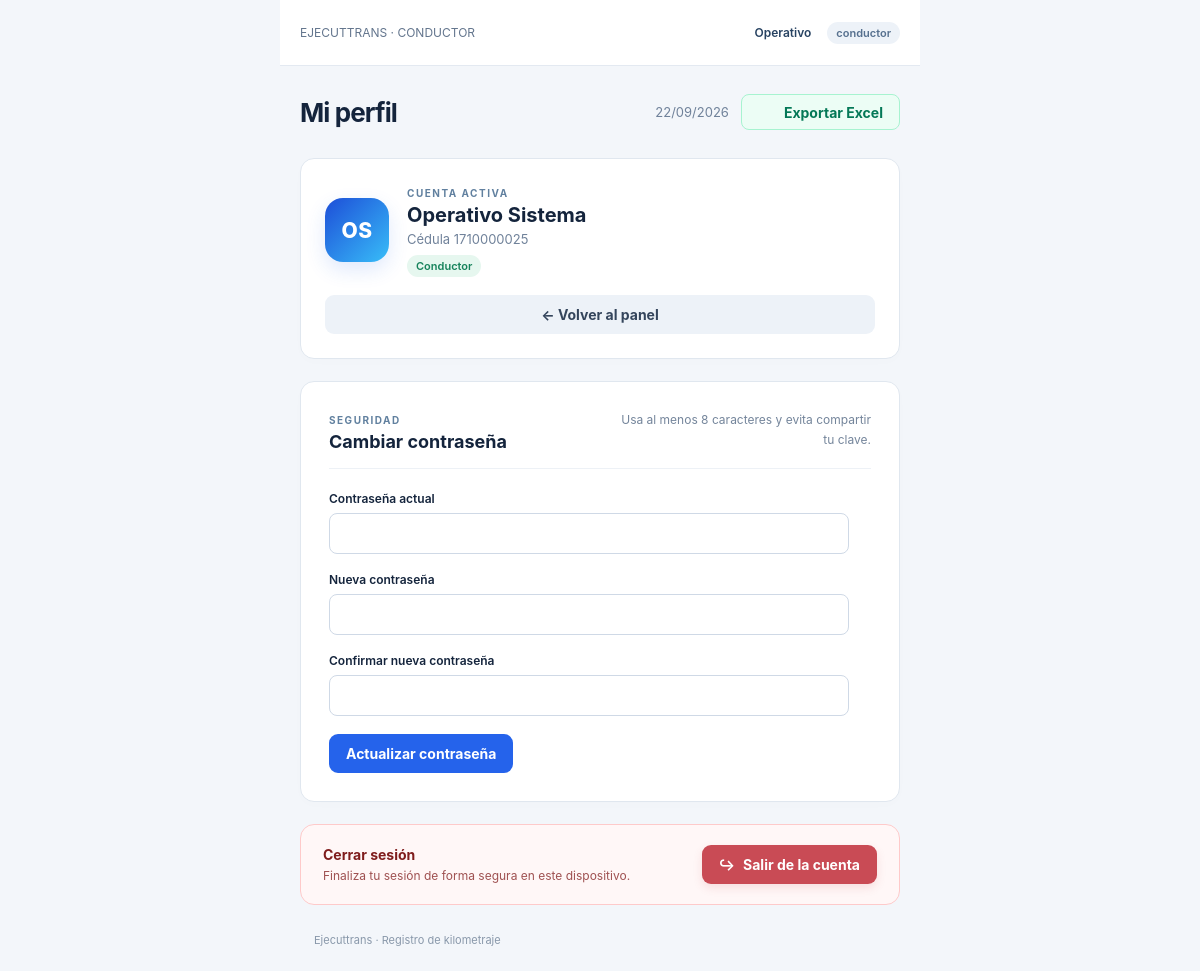
Screenshot of /App/conductor/perfil.php (signed in) with the database file from the repository.
### tables this page shows
CREATE TABLE usuario (
 id INT AUTO_INCREMENT PRIMARY KEY, cedula VARCHAR(10) NOT NULL UNIQUE,
 nombres VARCHAR(100) NOT NULL, apellidos VARCHAR(100) NOT NULL,
 rol ENUM('admin','secretaria','conductor') NOT NULL,
 password_hash VARCHAR(255) NOT NULL, activo BOOLEAN NOT NULL DEFAULT 1
);

### Config/bootstrap.php (called while the page is built, shortened)
<?php
require_once __DIR__ . '/conexion.php';
require_once __DIR__ . '/rutas.php';
function e($value): string { return htmlspecialchars((string)$value, ENT_QUOTES, 'UTF-8'); }
function usuarioActual(): ?array {
    global $conexion;
    $s = $conexion->prepare('SELECT id, cedula, nombres, apellidos, rol, activo FROM usuario WHERE id=? AND activo=1');
    $s->execute([$_SESSION['usuario_id'] ?? 0]); return $s->fetch() ?: null;
}
function exigirAcceso(array $roles, bool $api = false): array {
    $u = usuarioActual();
    return $u;
}
function csrf(): string { return $_SESSION['csrf'] ??= bin2hex(random_bytes(32)); }

### Config/rutas.php (called while the page is built)
<?php
function obtenerRutaInicio(string $rol): ?string {
    return match ($rol) {
        'admin', 'secretaria' => 'Web/admin/dashboard.php',
        'conductor' => 'App/conductor/dashboard.php',
        default => null,
    };
}

### App/conductor/perfil.php (the view, shortened to what this page needs)
<?php
require_once __DIR__.'/../../Config/bootstrap.php';
require_once __DIR__.'/../../Config/vista.php';
$u=exigirAcceso(['admin','secretaria','conductor']);
$iniciales=mb_strtoupper(mb_substr(trim($u['nombres']),0,1).mb_substr(trim($u['apellidos']),0,1));
cabecera('Mi perfil',$u,'perfil',false);
?>
<div class="profile-stack">
<section class="panel profile-summary"><div class="profile-avatar" aria-hidden="true"><?= e($iniciales) ?></div><div class="profile-identity"><span class="profile-label">CUENTA ACTIVA</span><h2><?= e($u['nombres'].' '.$u['apellidos']) ?></h2><p class="muted">Cédula <?= e($u['cedula']) ?></p><span class="badge green"><?= e(ucfirst($u['rol'])) ?></span></div><a class="button secondary profile-back" href="/<?= e(obtenerRutaInicio($u['rol'])) ?>">← Volver al panel</a></section>
<section class="panel profile-security"><div class="profile-section-heading"><div><span class="profile-label">SEGURIDAD</span><h2>Cambiar contraseña</h2></div><p class="hint">Usa al menos 8 caracteres y evita compartir tu clave.</p></div><form id="perfilForm"><input type="hidden" name="csrf" value="<?= e(csrf()) ?>"><div class="field"><label for="actual">Contraseña actual</label><input id="actual" type="password" name="actual" required autocomplete="current-password"></div><div class="field"><label for="nueva">Nueva contraseña</label><input id="nueva" type="password" name="nueva" minlength="8" maxlength="72" required autocomplete="new-password"></div><div class="field"><label for="confirmacion">Confirmar nueva contraseña</label><input id="confirmacion" type="password" name="confirmacion" minlength="8" maxlength="72" required autocomplete="new-password"></div><div id="mensaje" class="message" role="status"></div><button>Actualizar contraseña</button></form></section>
<section class="logout-panel"><div><strong>Cerrar sesión</strong><p>Finaliza tu sesión de forma segura en este dispositivo.</p></div><a class="button logout-button" href="/auth/logout.php"><span aria-hidden="true">↪</span> Salir de la cuenta</a></section>
</div>
<?php pie(); ?>

### Config/vista.php (shortened to what this page needs)
<?php
function iconoMenu(string $nombre): string {
    $trazos = [
        'dashboard' => '<path d="M3 3v18h18M7 14l4-4 4 3 6-8"/>',
        'recorridos' => '<circle cx="12" cy="12" r="9"/><path d="M12 7v5l3 2"/>',
        'buses' => '<rect x="5" y="3" width="14" height="16" rx="3"/><path d="M5 11h14M8 19v2m8-2v2M9 15h.01M15 15h.01"/>',
        'rutas' => '<circle cx="6" cy="5" r="2"/><circle cx="18" cy="19" r="2"/><path d="M8 5h8a4 4 0 0 1 0 8H8a3 3 0 0 0 0 6h8"/>',
        'usuarios' => '<circle cx="9" cy="7" r="3"/><path d="M3 21v-3a6 6 0 0 1 12 0v3M16 4a3 3 0 0 1 0 6m2 4a5 5 0 0 1 3 4v3"/>',
        'perfil' => '<circle cx="12" cy="7" r="4"/><path d="M4 21v-2a8 8 0 0 1 16 0v2"/>',
        'app' => '<rect x="6" y="2" width="12" height="20" rx="2"/><path d="M11 18h2"/>',
        'excel' => '<path d="M14 2H5a2 2 0 0 0-2 2v16a2 2 0 0 0 2 2h14a2 2 0 0 0 2-2V9zM14 2v7h7M7 12l5 7m0-7-5 7M16 13h2m-2 4h2"/>',
        'salir' => '<path d="M9 3H3v18h6m6-14 5 5-5 5M8 12h12"/>',
    ];
    return '<svg class="nav-icon" viewBox="0 0 24 24" fill="none" stroke="currentColor" stroke-width="2" stroke-linecap="round" stroke-linejoin="round" aria-hidden="true">'.($trazos[$nombre] ?? '').'</svg>';
}
function cabecera(string $titulo, array $u, string $modulo='', bool $mostrarSalida=true): void { ?>
<!doctype html><html lang="es"><head><script src="https://cdn.tailwindcss.com"></script><link rel="stylesheet" href="/Assets/css/app.css"><link rel="stylesheet" href="/Assets/css/layout.css"></head>
<body><div class="shell <?= $modulo==='perfil'?'profile-page':'' ?> <?= $u['rol']==='conductor' ? 'driver-shell' : 'admin-shell' ?>">
<div class="workspace"><header class="topbar"><div class="topbar-start"><?php if($u['rol']!=='conductor'): ?><button type="button" class="sidebar-toggle" id="sidebarToggle" aria-controls="sidebar" aria-expanded="true" aria-label="Ocultar menú"><span class="hamburger-lines" aria-hidden="true"><i></i><i></i><i></i></span></button><?php endif ?><span><?= $u['rol']==='conductor'?'EJECUTTRANS · CONDUCTOR':'Panel de operación' ?></span></div><div class="user-menu"><a class="user-link" href="/App/conductor/perfil.php"><?= e($u['nombres']) ?></a><span class="badge"><?= e($u['rol']) ?></span><?php if($mostrarSalida): ?><a class="logout-link" href="/auth/logout.php"><span aria-hidden="true">↪</span> Salir</a><?php endif ?></div></header><main class="content"><div class="page-heading"><div><h1><?= e($titulo) ?></h1></div><div class="page-heading-actions"><span class="date"><?= date('d/m/Y') ?></span><button type="button" class="export-excel" id="exportarExcel" data-modulo="<?= e($modulo) ?>" data-csrf="<?= e(csrf()) ?>"><?= iconoMenu('excel') ?><span>Exportar Excel</span></button><span id="estadoExportacion" class="export-status" role="status" aria-live="polite"></span></div></div>
<?php }
function pie(): void { ?></main><footer>Ejecuttrans · Registro de kilometraje</footer></div></div></body></html><?php }

### Assets/css/app.css (style rules this page uses)
:root { font-family:Inter,ui-sans-serif,system-ui,-apple-system,sans-serif;color:#14243c;background:#f3f6fa;font-size:14px }
* { box-sizing:border-box }
body { margin:0 }
a { color:inherit;text-decoration:none }
button,input,select,textarea { font:inherit }
button,.button { cursor:pointer;border:0;border-radius:9px;padding:11px 17px;font-weight:650;background:#2563eb;color:white;display:inline-flex;justify-content:center;align-items:center;gap:8px }
.secondary { color:#34455c;background:#edf2f8 }
.shell { display:flex;min-height:100vh }
.workspace { flex:1;min-width:0 }
.topbar { background:white;border-bottom:1px solid #e3e9f1;padding:14px 32px;min-height:66px;display:flex;align-items:center;justify-content:space-between;font-size:12px;color:#63758d }
.topbar>div { display:flex;align-items:center;gap:12px }
.topbar a { color:#284362;font-weight:600 }
.topbar .user-link { padding:7px 4px }
.content { max-width:1500px;margin:auto;padding:34px }
.page-heading { display:flex;justify-content:space-between;align-items:center;margin-bottom:28px }
h1 { font-size:29px;letter-spacing:-.9px;font-weight:750;margin:0 }
h2 { font-size:18px;font-weight:700;margin:0 0 10px }
.date,.muted { color:#70829a;font-size:13px }
.panel { background:white;border:1px solid #e0e7ef;border-radius:14px;padding:24px;box-shadow:0 3px 12px #13274903;margin-bottom:22px }
.badge { display:inline-flex;border-radius:20px;padding:4px 9px;background:#edf2f8;color:#56708e;font-size:11px;font-weight:600 }
.green { background:#e6f7ef;color:#16835b }
input,select,textarea { display:block;width:100%;border:1px solid #cfd9e6;border-radius:8px;padding:11px;background:white;color:#1b304d;outline:none }
label { display:block;font-weight:600;font-size:12px;margin-bottom:7px }
.field { margin-bottom:18px }
footer { font-size:11px;color:#8998aa;padding:0 34px 24px }
.profile-stack { max-width:680px }
.profile-summary { display:grid;grid-template-columns:auto 1fr auto;align-items:center;gap:18px }
.profile-avatar { width:64px;height:64px;border-radius:18px;display:grid;place-items:center;background:linear-gradient(135deg,#1d4ed8,#38bdf8);box-shadow:0 8px 20px #2563eb24;color:#fff;font-size:21px;font-weight:800;letter-spacing:.5px }
.profile-identity h2 { font-size:20px;margin:3px 0 4px }
.profile-identity p { margin:0 0 8px }
.profile-label { font-size:10px;letter-spacing:1.5px;font-weight:750;color:#61809f }
.profile-security { padding:28px }
.profile-section-heading { display:flex;align-items:flex-start;justify-content:space-between;gap:24px;border-bottom:1px solid #edf1f6;margin-bottom:22px;padding-bottom:16px }
.profile-section-heading h2 { margin:4px 0 0 }
.profile-section-heading .hint { max-width:250px;margin:0;text-align:right }
.profile-security form { max-width:520px }
.logout-panel { display:flex;align-items:center;justify-content:space-between;gap:20px;padding:20px 22px;margin-top:6px;border:1px solid #fecaca;border-radius:14px;background:#fff7f7 }
.logout-panel strong { display:block;color:#7f1d1d;font-size:14px }
.logout-panel p { color:#9f5151;font-size:12px;margin:5px 0 0 }
.logout-button { flex-shrink:0;background:#c94b55;color:#fff;box-shadow:0 4px 10px #c94b5524 }
.driver-shell .workspace { max-width:640px;margin:auto }
.driver-shell .content { padding:28px 20px }
.driver-shell .topbar { padding:18px 20px }
.driver-shell h1 { font-size:26px }
.driver-shell .profile-summary { grid-template-columns:auto 1fr }
.driver-shell .profile-back { grid-column:1/-1;width:100% }
.hint { font-size:12px;line-height:1.7;color:#74859b }

### Assets/css/layout.css (style rules this page uses)
.topbar-start { display:flex;align-items:center;gap:13px;min-width:0 }
.topbar-start>span { white-space:nowrap }
.nav-icon { width:18px;height:18px;flex-shrink:0 }
.profile-page .profile-stack { width:100%;margin-inline:auto }
.page-heading { gap:16px;flex-wrap:wrap }
.page-heading-actions { display:flex;align-items:center;justify-content:flex-end;gap:12px;flex-wrap:wrap }
button.export-excel { padding:8px 16px;background:#ecfdf5;color:#047857;border:1px solid #a7f3d0;border-radius:8px;font-size:14px;font-weight:700;white-space:nowrap }

### rows the page displays
usuario: nombres "Operativo", rol "conductor", iniciales "OS", nombres+apellidos "Operativo Sistema", cedula "1710000025", rol "Conductor"

### other values shown
$titulo "Mi perfil"
